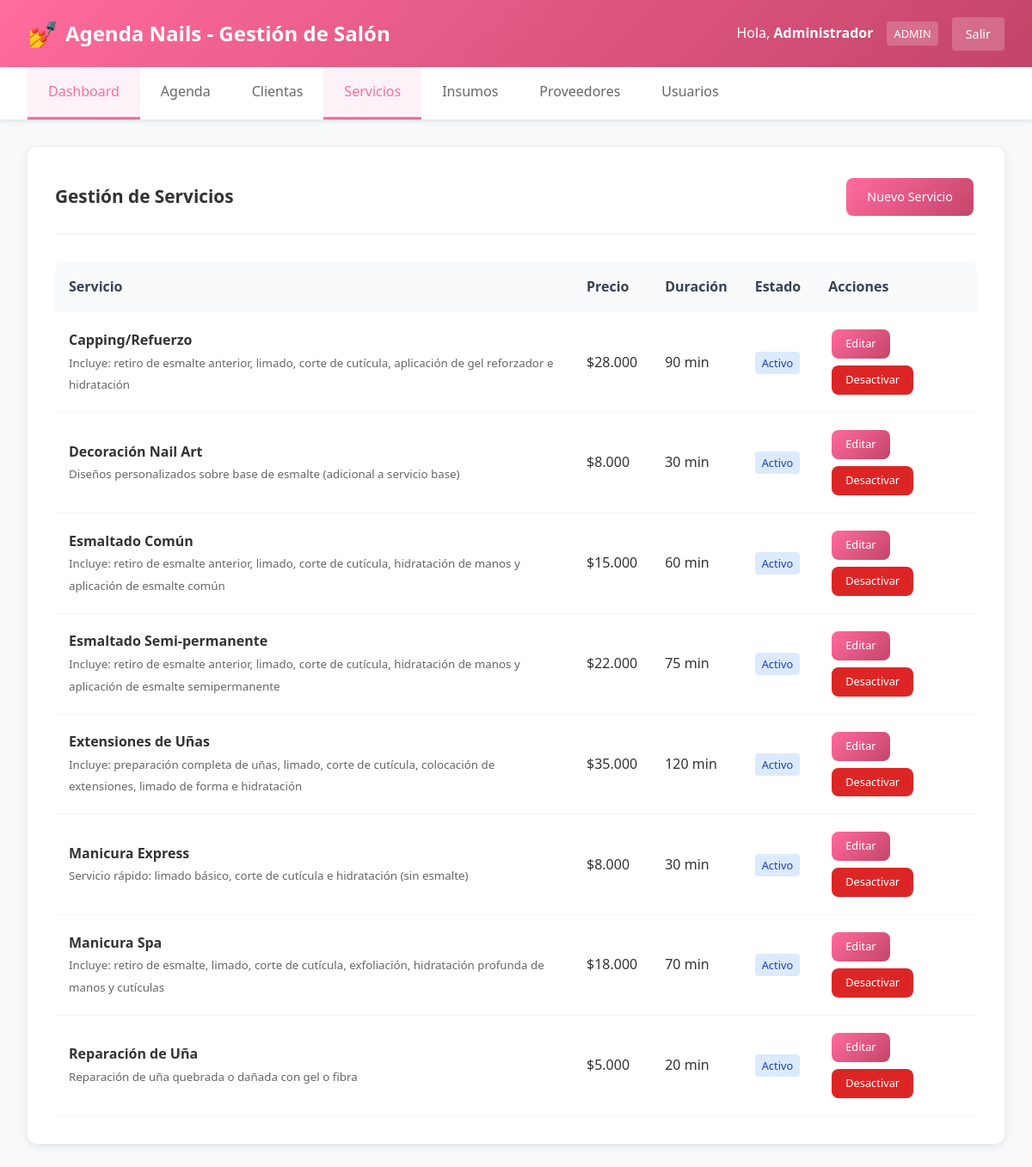
Screenshot of /servicios/index.php (signed in) with the database file from the repository.
### tables this page shows
CREATE TABLE servicios (
    id INT AUTO_INCREMENT PRIMARY KEY,
    nombre VARCHAR(100) NOT NULL,
    descripcion TEXT,
    precio DECIMAL(10,2) NOT NULL,
    duracion_minutos INT NOT NULL,
    activo BOOLEAN DEFAULT TRUE
);

### auth.php (called while the page is built, shortened)
<?php
function getNombreUsuario() {
    return isset($_SESSION['usuario_nombre']) ? $_SESSION['usuario_nombre'] : 'Usuario';
}
function esAdmin() {
    return isset($_SESSION['usuario_rol']) && $_SESSION['usuario_rol'] === 'admin';
}
?>

### config/config.php (called while the page is built, shortened)
<?php
function formatCurrency($amount) {
    return '$' . number_format($amount, 0, ',', '.');
}
?>

### servicios/index.php (the view, shortened to what this page needs)
<?php
require_once '../config/config.php';
$database = new Database();
$db = $database->getConnection();
$stmt = $db->query("SELECT * FROM servicios ORDER BY nombre ASC");
$servicios = $stmt->fetchAll(PDO::FETCH_ASSOC);
require_once '../includes/header.php';
?>
<div class="container">
    <div class="card">
        <div class="card-header">
            <h2 class="card-title">Gestión de Servicios</h2>
            <a href="nuevo_servicio.php" class="btn btn-primary">Nuevo Servicio</a>
        </div>
        <div class="table-container">
            <table class="table">
                <thead>
                    <tr>
                        <th>Servicio</th>
                        <th>Precio</th>
                        <th>Duración</th>
                        <th>Estado</th>
                        <th>Acciones</th>
                    </tr>
                </thead>
                <tbody>
                    <?php if (!empty($servicios)): ?>
                        <?php foreach ($servicios as $servicio): ?>
                            <tr>
                                <td>
                                    <strong><?php echo htmlspecialchars($servicio['nombre']); ?></strong>
                                    <?php if ($servicio['descripcion']): ?>
                                        <br><small style="color: #666;"><?php echo htmlspecialchars($servicio['descripcion']); ?></small>
                                    <?php endif; ?>
                                </td>
                                <td><?php echo formatCurrency($servicio['precio']); ?></td>
                                <td><?php echo $servicio['duracion_minutos']; ?> min</td>
                                <td>
                                    <span class="status-<?php echo $servicio['activo'] ? 'confirmada' : 'cancelada'; ?>">
                                        <?php echo $servicio['activo'] ? 'Activo' : 'Inactivo'; ?>
                                    </span>
                                </td>
                                <td>
                                    <a href="editar_servicio.php?id=<?php echo $servicio['id']; ?>" class="btn btn-sm btn-primary">Editar</a>
                                    <?php if ($servicio['activo']): ?>
                                        <a href="desactivar_servicio.php?id=<?php echo $servicio['id']; ?>" class="btn btn-sm btn-danger" onclick="return confirmarEliminacion('¿Desactivar este servicio?')">Desactivar</a>
                                    <?php else: ?>
                                        <a href="activar_servicio.php?id=<?php echo $servicio['id']; ?>" class="btn btn-sm btn-success">Activar</a>
                                    <?php endif; ?>
                                </td>
                            </tr>
                        <?php endforeach; ?>
                    <?php endif; ?>
                </tbody>
            </table>
        </div>
    </div>
</div>
<?php require_once '../includes/footer.php'; ?>

### includes/header.php (shortened to what this page needs)
<?php
require_once dirname(__DIR__) . '/auth.php';
?>
<!DOCTYPE html>
<html lang="es">
<head>
    <link rel="stylesheet" href="<?php echo SITE_URL; ?>/assets/css/style.css">
</head>
<body>
    <header class="header">
        <div class="header-content">
            <div class="logo">
                <?php echo SITE_NAME; ?>
            </div>
            <div class="user-info" style="display: flex; align-items: center; gap: 1rem;">
                <span>Hola, <strong><?php echo htmlspecialchars(getNombreUsuario()); ?></strong></span>
                <?php if (esAdmin()): ?>
                    <span style="background: rgba(255,255,255,0.2); padding: 0.25rem 0.5rem; border-radius: 4px; font-size: 0.8rem;">ADMIN</span>
                <?php endif; ?>
                <a href="<?php echo SITE_URL; ?>/logout.php" style="color: white; text-decoration: none; padding: 0.5rem 1rem; background: rgba(255,255,255,0.2); border-radius: 4px; font-size: 0.9rem;">
                    Salir
                </a>
            </div>
        </div>
    </header>
    <nav class="nav">
        <div class="nav-container">
            <a href="<?php echo SITE_URL; ?>/index.php" class="nav-item <?php echo basename($_SERVER['PHP_SELF']) == 'index.php' ? 'active' : ''; ?>">
                Dashboard
            </a>
            <a href="<?php echo SITE_URL; ?>/agenda/index.php" class="nav-item <?php echo strpos($_SERVER['PHP_SELF'], '/agenda/') !== false ? 'active' : ''; ?>">
                Agenda
            </a>
            <a href="<?php echo SITE_URL; ?>/clientas/index.php" class="nav-item <?php echo strpos($_SERVER['PHP_SELF'], '/clientas/') !== false ? 'active' : ''; ?>">
                Clientas
            </a>
            <a href="<?php echo SITE_URL; ?>/servicios/index.php" class="nav-item <?php echo strpos($_SERVER['PHP_SELF'], '/servicios/') !== false ? 'active' : ''; ?>">
                Servicios
            </a>
            <a href="<?php echo SITE_URL; ?>/insumos/index.php" class="nav-item <?php echo strpos($_SERVER['PHP_SELF'], '/insumos/') !== false ? 'active' : ''; ?>">
                Insumos
            </a>
            <a href="<?php echo SITE_URL; ?>/proveedores/index.php" class="nav-item <?php echo strpos($_SERVER['PHP_SELF'], '/proveedores/') !== false ? 'active' : ''; ?>">
                Proveedores
            </a>
            <?php if (esAdmin()): ?>
            <a href="<?php echo SITE_URL; ?>/usuarios/index.php" class="nav-item <?php echo strpos($_SERVER['PHP_SELF'], '/usuarios/') !== false ? 'active' : ''; ?>">
                Usuarios
            </a>
            <?php endif; ?>
        </div>
    </nav>
    <main>

### includes/footer.php (shortened to what this page needs)
    </main>
</body>
</html>

### assets/css/style.css (style rules this page uses)
* { margin: 0; padding: 0; box-sizing: border-box; }
body { font-family: 'Segoe UI', Tahoma, Geneva, Verdana, sans-serif; background-color: #f8f9fa; color: #333; line-height: 1.6; }
.header { background: linear-gradient(135deg, #ff6b9d, #c44569); color: white; padding: 1rem 0; box-shadow: 0 2px 10px rgba(0,0,0,0.1); }
.header-content { max-width: 1200px; margin: 0 auto; display: flex; justify-content: space-between; align-items: center; padding: 0 2rem; }
.logo { font-size: 1.5rem; font-weight: bold; display: flex; align-items: center; }
.logo::before { content: '💅'; margin-right: 0.5rem; font-size: 1.8rem; }
.nav { background: white; box-shadow: 0 2px 5px rgba(0,0,0,0.1); position: sticky; top: 0; z-index: 100; }
.nav-container { max-width: 1200px; margin: 0 auto; display: flex; padding: 0 2rem; }
.nav-item { padding: 1rem 1.5rem; text-decoration: none; color: #666; transition: all 0.3s ease; border-bottom: 3px solid transparent; }
.nav-item:hover, .nav-item.active { color: #ff6b9d; border-bottom-color: #ff6b9d; background-color: #fdf2f8; }
.container { max-width: 1200px; margin: 2rem auto; padding: 0 2rem; }
.card { background: white; border-radius: 10px; padding: 2rem; box-shadow: 0 2px 10px rgba(0,0,0,0.1); margin-bottom: 2rem; }
.card-header { display: flex; justify-content: space-between; align-items: center; margin-bottom: 2rem; padding-bottom: 1rem; border-bottom: 2px solid #f1f5f9; gap: 1rem; }
.card-title { color: #333; font-size: 1.3rem; font-weight: 600; }
.btn { padding: 0.75rem 1.5rem; border: none; border-radius: 8px; cursor: pointer; text-decoration: none; display: inline-block; font-size: 0.9rem; font-weight: 500; transition: all 0.3s ease; text-align: center; margin: 0.25rem; line-height: 1.4; }
.btn-primary { background: linear-gradient(135deg, #ff6b9d, #c44569); color: white; }
.btn-danger { background: #dc2626; color: white; }
.btn-sm { padding: 0.5rem 1rem; font-size: 0.8rem; }
.table-container { overflow-x: auto; }
.table { width: 100%; border-collapse: collapse; background: white; border-radius: 8px; overflow: hidden; }
.table th, .table td { padding: 1rem; text-align: left; border-bottom: 1px solid #f1f5f9; }
.table th { background: #f8fafc; font-weight: 600; color: #374151; }
.status-confirmada { background: #dbeafe; color: #1e40af; padding: 0.25rem 0.5rem; border-radius: 4px; font-size: 0.8rem; }

### rows the page displays
servicios: nombre "Capping/Refuerzo", descripcion "Incluye: retiro de esmalte anterior, limado, corte de cutícula, aplicación de gel reforzador e hidratación", precio "$28.000", duracion_minutos "90", activo "Activo"
servicios: nombre "Decoración Nail Art", descripcion "Diseños personalizados sobre base de esmalte (adicional a servicio base)", precio "$8.000", duracion_minutos "30", activo "Activo"
servicios: nombre "Esmaltado Común", descripcion "Incluye: retiro de esmalte anterior, limado, corte de cutícula, hidratación de manos y aplicación de esmalte común", precio "$15.000", duracion_minutos "60", activo "Activo"
servicios: nombre "Esmaltado Semi-permanente", descripcion "Incluye: retiro de esmalte anterior, limado, corte de cutícula, hidratación de manos y aplicación de esmalte semipermanente", precio "$22.000", duracion_minutos "75", activo "Activo"
servicios: nombre "Extensiones de Uñas", descripcion "Incluye: preparación completa de uñas, limado, corte de cutícula, colocación de extensiones, limado de forma e hidratación", precio "$35.000", duracion_minutos "120", activo "Activo"
servicios: nombre "Manicura Express", descripcion "Servicio rápido: limado básico, corte de cutícula e hidratación (sin esmalte)", precio "$8.000", duracion_minutos "30", activo "Activo"
servicios: nombre "Manicura Spa", descripcion "Incluye: retiro de esmalte, limado, corte de cutícula, exfoliación, hidratación profunda de manos y cutículas", precio "$18.000", duracion_minutos "70", activo "Activo"
servicios: nombre "Reparación de Uña", descripcion "Reparación de uña quebrada o dañada con gel o fibra", precio "$5.000", duracion_minutos "20", activo "Activo"

### other values shown
SITE_NAME "Agenda Nails - Gestión de Salón"
getNombreUsuario() "Administrador"
